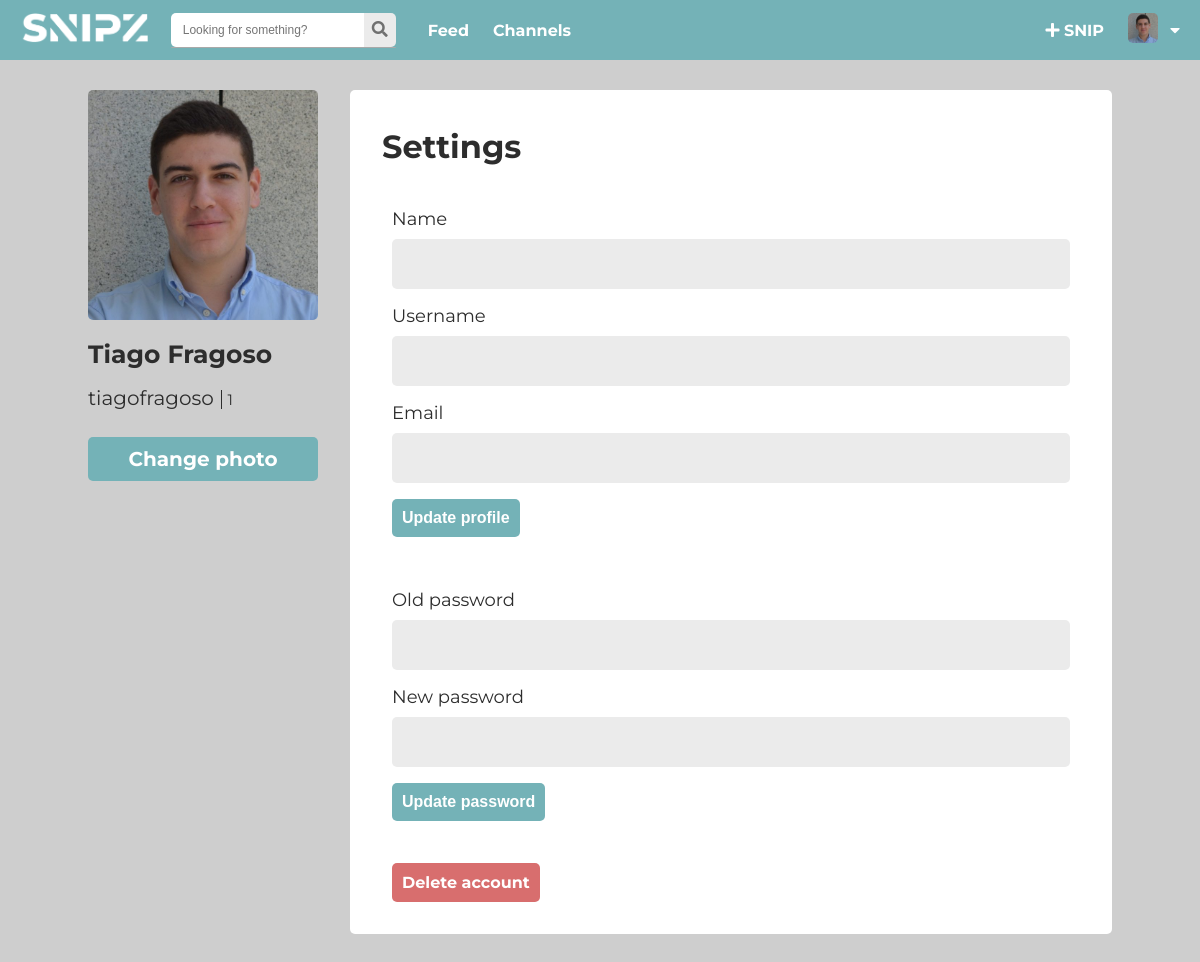
Page /pages/settings.php (signed in) on the earlier database version.
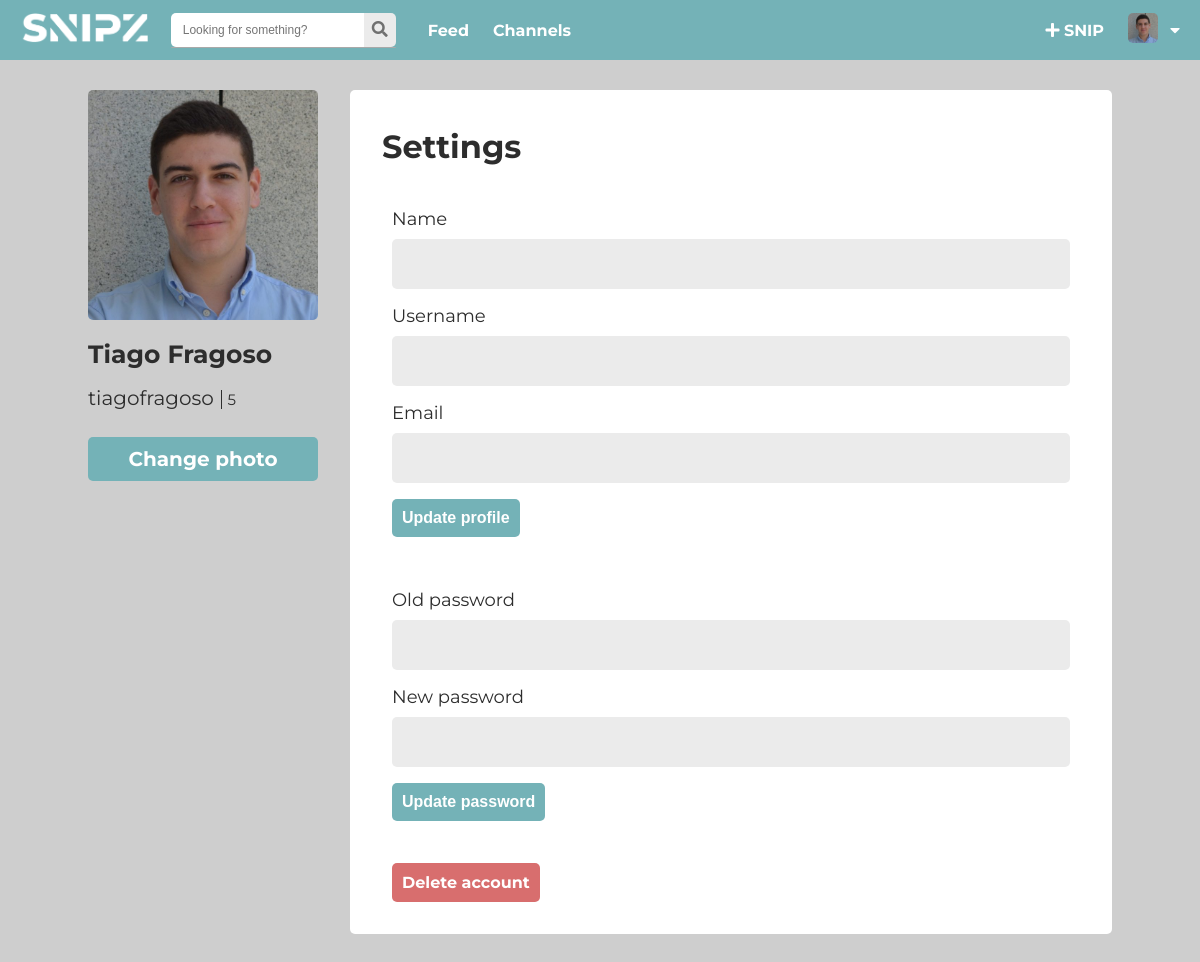
Same page on the later database version.
### tables this page shows
CREATE TABLE User (
    id       INTEGER PRIMARY KEY,
    username TEXT    UNIQUE
                     NOT NULL,
    email    TEXT    UNIQUE
                     NOT NULL,
    name     TEXT,
    password TEXT    NOT NULL,
    points   INTEGER DEFAULT (0) 
                     NOT NULL
);

### pages/settings.php (called while the page is built, shortened)
<?php
    include_once('../templates/profile.php');
    include_once('../templates/common.php');
    include_once('../database/db_user.php');
    draw_settings_profile();
?>

### database/db_user.php (called while the page is built, shortened)
<?php
	function getUser($id) {
		$db = Database::instance()->getConnection();
		$stmt = $db->prepare('SELECT User.*
		FROM User
		WHERE User.id = ?');
		$stmt->execute(array($id));
		return $stmt->fetch();
	}
?>

### templates/utils.php (called while the page is built, shortened)
<?php
	function getPicture($user) {
		$photo = "../assets/users/$user.jpg";
		$default = "../assets/public/profile-placeholder.png";
		if (file_exists($photo)) {
			return $photo;
		} else {
			return $default;
		}
	}
?>

### templates/profile.php (the view, shortened to what this page needs)
<?php
include_once('utils.php');
	?>
<?php
function draw_settings_profile() {
	$user = getUser($_SESSION['user']);
	$pic = getPicture($user['id']);
	?>
	<div class="full-card center flex-row-container profile-wrapper">
		<div class="user-info flex-col-container">
			<img id="profile-pic" src="<?=$pic?>" />
			<div class="user-details flex-col-container">
				<h1><?=$user['name']?></h1>
				<h2><?=$user['username']?><span><?=$user['points']?></span></h2>
			</div>
			<label class="profile-button" for="file-input">Change photo</label>
		</div>
		<div class="user-settings flex-col-container">
			<h1>Settings</h1>
			<form>
				<div class="row">
					<label for="name"><span>Name</span><span class="input-info"></span></label>
					<input type="text" name="name" id="name" />
				</div>
				<div class="row">
					<label for="username"><span>Username</span><span class="input-info"></span></label>
					<input type="text" name="username" id="username" required="required"/>
				</div>
				<div class="row">
					<label for="email"><span>Email</span><span class="input-info"></span></label>
					<input type="email" name="email" id="email" required="required" />
				</div>
				<div class="flex-row-container flex-vert-center">
					<input type="submit" name="submit" value="Update profile" />
				</div>
			</form>
			<form>
				<div class="row">
					<label for="old_password"><span>Old password</span><span class="input-info"></span></label>
					<input type="password" name="old_password" id="old_password" required="required" />
				</div>
				<div class="row">
					<label for="new_password"><span>New password</span><span class="input-info"></span></label>
					<input type="password" name="new_password" id="new_password" required="required" />
				</div>
				<div class="flex-row-container flex-vert-center">
					<input type="submit" name="submit-password" value="Update password" />
				</div>
			</form>
			<div class="delete-profile">
				<span class="delete-button">Delete account</span>
			</div>
		</div>
	</div>
<?php } ?>

Differences in the rows shown:
changed user "Tiago Fragoso": points "1" → "5"
